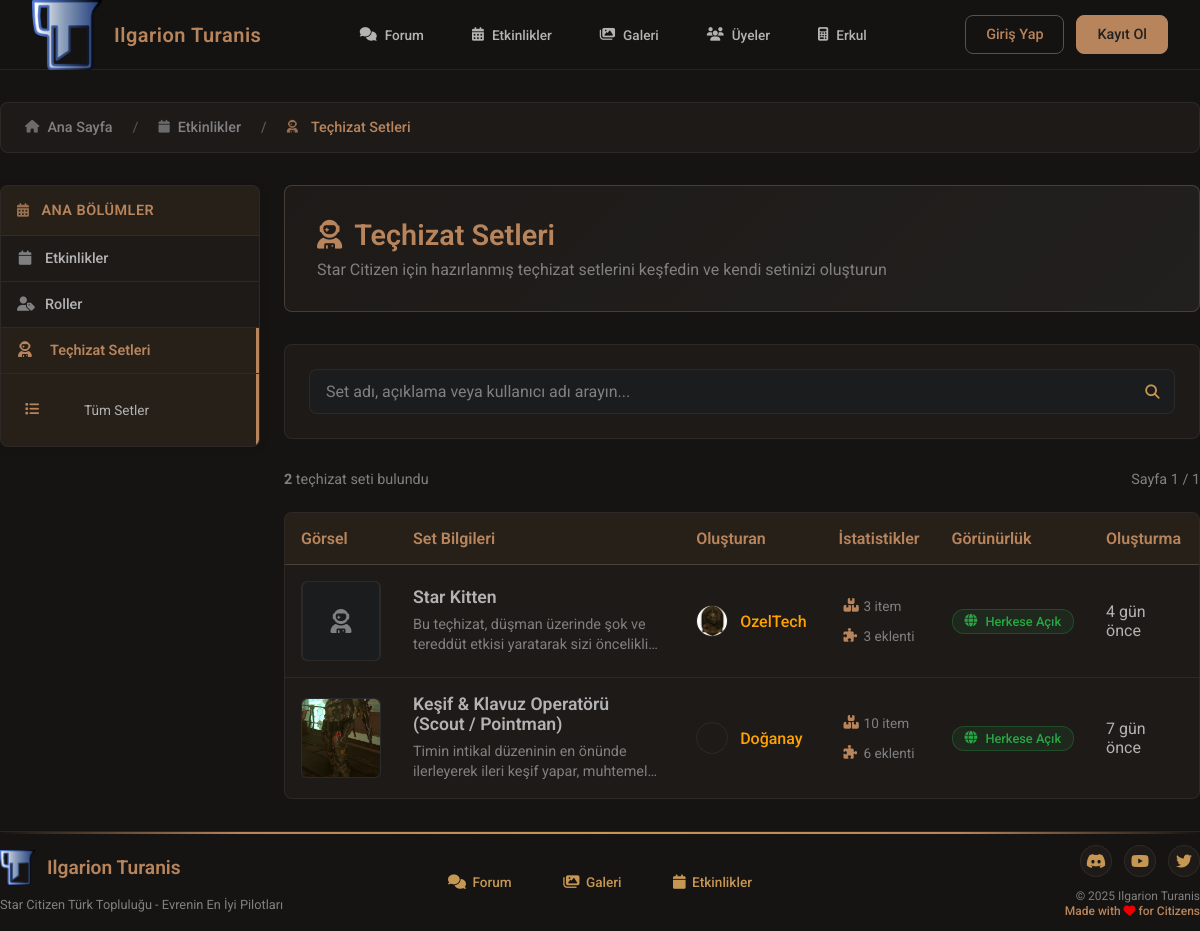
/events/loadouts/index.php, run on the app's committed database.
### tables this page shows
CREATE TABLE `loadout_sets` (
  `id` int(11) NOT NULL,
  `user_id` int(11) NOT NULL COMMENT 'Seti oluşturan veya setin atandığı kullanıcı IDsi',
  `set_name` varchar(255) NOT NULL,
  `set_description` text DEFAULT NULL,
  `set_image_path` varchar(255) DEFAULT NULL COMMENT 'Kullanıcının yüklediği komple set görseli',
  `visibility` enum('public','members_only','faction_only','private') NOT NULL DEFAULT 'private' COMMENT 'Setin görünürlük seviyesi',
  `status` enum('draft','published','archived') NOT NULL DEFAULT 'draft' COMMENT 'Setin yayın durumu',
  `created_at` timestamp NOT NULL DEFAULT current_timestamp(),
  `updated_at` timestamp NULL DEFAULT NULL ON UPDATE current_timestamp()
);

CREATE TABLE `users` (
  `id` int(11) NOT NULL,
  `username` varchar(255) NOT NULL,
  `password` varchar(255) NOT NULL,
  `email` varchar(255) NOT NULL,
  `profile_info` text DEFAULT NULL,
  `avatar_path` varchar(255) DEFAULT NULL,
  `status` enum('pending','approved','rejected','suspended') NOT NULL DEFAULT 'pending',
  `ingame_name` varchar(255) NOT NULL,
  `discord_username` varchar(255) DEFAULT NULL,
  `created_at` timestamp NOT NULL DEFAULT current_timestamp(),
  `updated_at` timestamp NOT NULL DEFAULT current_timestamp() ON UPDATE current_timestamp()
);

### events/loadouts/index.php (the view, shortened to what this page needs)
<?php
require_once BASE_PATH . '/src/functions/sql_security_functions.php';
require_once '../includes/events_layout.php';
$page = isset($_GET['page']) ? max(1, (int)$_GET['page']) : 1;
$per_page = 12;
$offset = ($page - 1) * $per_page;
$visibility_filter = $_GET['visibility'] ?? 'all';
$search_query = trim($_GET['search'] ?? '');
$where_conditions = [];
if (!is_user_logged_in()) {
    $where_conditions[] = "ls.visibility = 'public'";
} elseif (!is_user_approved()) {
    $where_conditions[] = "ls.visibility = 'public'";
} else {
    if ($visibility_filter === 'all') {
        $where_conditions[] = "ls.visibility IN ('public', 'members_only')";
    }
}
$where_conditions[] = "ls.status = 'published'";
$where_clause = !empty($where_conditions) ? 'WHERE ' . implode(' AND ', $where_conditions) : '';
try {
    $table_check = $pdo->query("SHOW TABLES LIKE 'loadout_weapon_attachments'");
    $has_weapon_attachments_table = $table_check->rowCount() > 0;
    if ($has_weapon_attachments_table) {
        $query = "
            SELECT
                ls.*,
                u.username,
                u.avatar_path,
                (SELECT r.name FROM roles r JOIN user_roles ur ON r.id = ur.role_id WHERE ur.user_id = u.id ORDER BY r.priority ASC LIMIT 1) as primary_role_name,
                (SELECT r.color FROM roles r JOIN user_roles ur ON r.id = ur.role_id WHERE ur.user_id = u.id ORDER BY r.priority ASC LIMIT 1) as primary_role_color,
                COUNT(DISTINCT lsi.id) as item_count,
                COUNT(DISTINCT lwa.id) as attachment_count
            FROM loadout_sets ls
            LEFT JOIN users u ON ls.user_id = u.id
            LEFT JOIN loadout_set_items lsi ON ls.id = lsi.loadout_set_id
            LEFT JOIN loadout_weapon_attachments lwa ON ls.id = lwa.loadout_set_id
            $where_clause
            GROUP BY ls.id, u.username, u.avatar_path
            ORDER BY ls.created_at DESC
            LIMIT :offset, :per_page
        ";
    }
    $stmt = $pdo->prepare($query);
    $stmt->bindValue(':offset', $offset, PDO::PARAM_INT);
    $stmt->bindValue(':per_page', $per_page, PDO::PARAM_INT);
    $stmt->execute();
    $loadout_sets = $stmt->fetchAll(PDO::FETCH_ASSOC);
    $count_query = "
        SELECT COUNT(DISTINCT ls.id) as total
        FROM loadout_sets ls
        LEFT JOIN users u ON ls.user_id = u.id
        $where_clause
    ";
    $count_stmt = $pdo->prepare($count_query);
    $count_stmt->execute();
    $total_sets = $count_stmt->fetchColumn();
    $total_pages = ceil($total_sets / $per_page);
} catch (PDOException $e) {
    error_log("Loadouts listing error: " . $e->getMessage());
    $loadout_sets = [];
    $total_sets = 0;
    $total_pages = 0;
    $_SESSION['error_message'] = "Teçhizat setleri yüklenirken bir hata oluştu.";
}
function time_ago($datetime) {
    $time = time() - strtotime($datetime);
    if ($time < 2592000) return floor($time/86400) . ' gün önce';
    return date('d.m.Y', strtotime($datetime));
}
function get_visibility_text($visibility) {
    switch ($visibility) {
        case 'public': return 'Herkese Açık';
    }
}
function get_visibility_icon($visibility) {
    switch ($visibility) {
        case 'public': return 'fas fa-globe';
    }
}
include BASE_PATH . '/src/includes/header.php';
include BASE_PATH . '/src/includes/navbar.php';
?>
<link rel="stylesheet" href="css/loadouts.css">
<div class="page-header">
    <div class="header-content">
        <div class="header-info">
            <h1>
                <i class="fas fa-user-astronaut"></i>
                Teçhizat Setleri
            </h1>
            <p>Star Citizen için hazırlanmış teçhizat setlerini keşfedin ve kendi setinizi oluşturun</p>
        </div>
    </div>
</div>
<div class="search-section">
    <form method="GET" action="" class="search-form">
        <div class="search-input-container">
            <input type="text" id="search" name="search"
                   value="<?= htmlspecialchars($search_query) ?>"
                   placeholder="Set adı, açıklama veya kullanıcı adı arayın...">
            <button type="submit" class="search-btn">
                <i class="fas fa-search"></i>
            </button>
        </div>
    </form>
</div>
<div class="results-info">
    <span>
        <strong><?= number_format($total_sets) ?></strong> teçhizat seti bulundu
    </span>
    <span>
        Sayfa <?= $page ?> / <?= max(1, $total_pages) ?>
    </span>
</div>
<?php if (!empty($loadout_sets)): ?>
    <div class="loadouts-table-container">
        <table class="loadouts-table">
            <thead>
                <tr>
                    <th>Görsel</th>
                    <th>Set Bilgileri</th>
                    <th>Oluşturan</th>
                    <th>İstatistikler</th>
                    <th>Görünürlük</th>
                    <th>Oluşturma</th>
                </tr>
            </thead>
            <tbody>
                <?php foreach ($loadout_sets as $set): ?>
                    <tr>
                        <td>
                            <div class="set-image">
                                <?php if (!empty($set['set_image_path'])): ?>
                                    <img src="/<?= htmlspecialchars($set['set_image_path']) ?>"
                                         alt="<?= htmlspecialchars($set['set_name']) ?>"
                                         onerror="this.parentElement.innerHTML='<div class=\'set-image-placeholder\'><i class=\'fas fa-user-astronaut\'></i></div>'">
                                <?php else: ?>
                                    <div class="set-image-placeholder">
                                        <i class="fas fa-user-astronaut"></i>
                                    </div>
                                <?php endif; ?>
                            </div>
                        </td>
                        <td>
                            <div class="set-info">
                                <h3>
                                    <a href="view.php?id=<?= $set['id'] ?>">
                                        <?= htmlspecialchars($set['set_name']) ?>
                                    </a>
                                </h3>
                                <div class="set-description">
                                    <?= htmlspecialchars($set['set_description']) ?>
                                </div>
                            </div>
                        </td>
                        <td>
                            <div class="creator-info">
                                <img src="<?= !empty($set['avatar_path']) ? '/' . htmlspecialchars($set['avatar_path']) : '/assets/logo.png' ?>"
                                     alt="<?= htmlspecialchars($set['username']) ?>"
                                     class="creator-avatar"
                                     onerror="this.src='/assets/logo.png'">
                                <span class="user-link creator-name"
                                      data-user-id="<?= $set['user_id'] ?>"
                                      style="color: <?= $set['primary_role_color'] ?? '#bd912a' ?>; cursor: pointer;">
                                    <?= htmlspecialchars($set['username']) ?>
                                </span>
                            </div>
                        </td>
                        <td>
                            <div class="set-stats">
                                <div class="stat-item">
                                    <i class="fas fa-boxes"></i>
                                    <span><?= $set['item_count'] ?> item</span>
                                </div>
                                <div class="stat-item">
                                    <i class="fas fa-puzzle-piece"></i>
                                    <span><?= $set['attachment_count'] ?> eklenti</span>
                                </div>
                            </div>
                        </td>
                        <td>
                            <span class="visibility-badge visibility-<?= $set['visibility'] ?>">
                                <i class="<?= get_visibility_icon($set['visibility']) ?>"></i>
                                <?= get_visibility_text($set['visibility']) ?>
                            </span>
                        </td>
                        <td>
                            <span title="<?= date('d.m.Y H:i', strtotime($set['created_at'])) ?>">
                                <?= time_ago($set['created_at']) ?>
                            </span>
                        </td>
                    </tr>
                <?php endforeach; ?>
            </tbody>
        </table>
    </div>
<?php endif; ?>
<?php
include BASE_PATH . '/src/includes/footer.php';
?>

### css/style.css (style rules this page uses)
:root { --light-gold: #C69653; --gold:#b8845c; --transparent-gold: rgba(189, 145, 42, 0.05); --red: #EB0000; --dark-red: #B81D24; --transparent-red: #63020760; --grey: #303030; --light-grey: #808080; --lighter-grey: #b3b3b3; --white: #ffffff; --black: #000; --charcoal: #222222; --turquase: #3DA6A2; --turquase-hover: #43d3ce; --light-turquase: #73e4e0; --transparent-turquase: #79fffb3b; --transparent-turquase-2: rgba(89, 244, 255, 0.035); --navbar-height: 70px; --card-bg: #1D1A18; --card-bg-2: #22201E; --card-bg-3: #1A1C1D; --card-bg-4: #201E22; --body-bg: #161412; --border-1: #59524c46; --border-1-hover: #59524C; --border-1-featured: #685d5388; --font: "Roboto", serif; }
html { font-family: var(--font); color: white; height: 100%; font-size: 16px; }
body { padding-top: var(--navbar-height) !important; background-color: var(--body-bg); height: 100%; margin: 0; padding: 0; box-sizing: border-box; overflow-x: hidden; }
* { margin: 0; padding: 0; box-sizing: border-box !important; }
* a { text-decoration: none; }

### src/includes/user_popover.php (style rules this page uses)
.stat-item { text-align: center; padding: 5px; }

### data on the page
loadout_sets: set_name "Star Kitten", set_description "Bu teçhizat, düşman üzerinde şok ve tereddüt etkisi yaratarak sizi…", user.avatar_path (picture), user.username "OzelTech", item_count "3", attachment_count "3", visibility "Herkese Açık", created_at "4 gün önce"
loadout_sets: set_image_path (picture), set_name "Keşif & Klavuz Operatörü (Scout / Pointman)", set_description "Timin intikal düzeninin en önünde ilerleyerek ileri keşif yapar,…", user.avatar_path (picture), user.username "Doğanay", item_count "10", attachment_count "6", visibility "Herkese Açık", created_at "7 gün önce"

### other printed values
$item['text'] "Ana Sayfa"
$item['text'] "Etkinlikler"
$item['text'] "Teçhizat Setleri"
$total_sets "2"
$page "1"
max(1, $total_pages) "1"
$site_name "Ilgarion Turanis"
